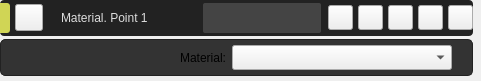
<?xml version="1.0" encoding="UTF-8"?>
<ui version="4.0">
 <class>FormDrawMaterialPointCard</class>
 <widget class="QWidget" name="FormDrawMaterialPointCard">
  <property name="geometry">
   <rect>
    <x>0</x>
    <y>0</y>
    <width>481</width>
    <height>81</height>
   </rect>
  </property>
  <property name="sizePolicy">
   <sizepolicy hsizetype="Preferred" vsizetype="Preferred">
    <horstretch>0</horstretch>
    <verstretch>0</verstretch>
   </sizepolicy>
  </property>
  <property name="windowTitle">
   <string>Form</string>
  </property>
  <property name="styleSheet">
   <string notr="true">/*Colores primarios*/
/* 
gris oscuro #222222 #333333 #444444
gris claro #999999 #DDDDDD
verde claro #C8CC8E
vinotinto #742427
*/
/*Colores secundarios */
/* 
Azules #36C9C6 #00BDB9 #77ACA2
rojos #910D3F #C70039 #F94646
naranjas #D34E24 #F28123 #F7F052
*/

/* Funetes/*

/*
italic: font: italic 9pt &quot;Ubuntu&quot;;
regular: font: 9pt &quot;Ubuntu&quot;;
light: font: 300 9pt &quot;Ubuntu&quot;;
medium: font: 500 9pt &quot;Ubuntu&quot;;
bold: font: 700 9pt &quot;Ubuntu&quot;;
*/

/****************************************************************************************************************************************************/


QLabel#label_cardNameMaterialPoint{
font: 500 9pt &quot;Ubuntu&quot;;
color: #DDDDDD;
margin-left: 10px;
}

QFrame#frame_card{
background: #222222;
border-radius:4px
}
QFrame#frame_color{
background: #D0D555;
border-top-right-radius:3px;
border-bottom-right-radius: 3px
}


QToolButton[style_material_point_card_button=&quot;1&quot;]{
background-color: transparent;
border: 1px solid #222222;
border-radius: 3px ;
}

QToolButton[style_material_point_card_button=&quot;1&quot;]:hover{ 
background-color: #444444;
}

QToolButton[style_material_point_card_button=&quot;1&quot;]:pressed{
border-top: 2px solid #222222;
border-left: 2px solid #222222;
}  


QLineEdit#lineEdit_nameMaterialPoint{
font: 9pt &quot;Ubuntu&quot;;
color: #DDDDDD;
background-color: #444444;
border-radius: 2px ;
padding-right: 6px;
padding-left: 6px;

}



QFrame#frame_edit{
background: #333333;
border: 1px solid #222222;
border-radius: 5px
}




/*◘◘◘◘◘◘◘◘◘◘◘◘◘◘◘◘◘◘           QLabel           ◘◘◘◘◘◘◘◘◘◘◘◘◘◘◘◘◘◘◘◘◘◘◘*/

QLabel[QLabelStyle=&quot;1&quot;] {
font: 700 9pt &quot;Ubuntu&quot;;
color: #DDDDDD;
}

QLabel[QLabelStyle=&quot;2&quot;] {
font: 500 9pt &quot;Ubuntu&quot;;
color: #DDDDDD;
}

QLabel[QLabelStyle=&quot;3&quot;] {
font: 300 9pt &quot;Ubuntu&quot;;
color: #DDDDDD;
}



/*◘◘◘◘◘◘◘◘◘◘◘◘◘◘◘◘◘◘           QComboBox            ◘◘◘◘◘◘◘◘◘◘◘◘◘◘◘◘◘◘◘◘◘◘◘*/
QComboBox[QComboBoxStyle=&quot;1&quot;] {
    border: none;
    background-color: #444444;
	color: #DDDDDD;
    border-radius: 2px;
    padding: 5px;
	font:  9pt &quot;Ubuntu&quot;;
    selection-background-color: #808080;
}
QComboBox[QComboBoxStyle=&quot;1&quot;] QAbstractItemView {
    border: none;
    background-color: #404040;
    color: white;
    selection-background-color: #808080;
    font: 700 9pt &quot;Ubuntu&quot;;
}



QComboBox[QComboBoxStyle=&quot;2&quot;] {
    border: none;
    background-color: transparent;
	color: #DDDDDD;
    border-radius: 2px;
    padding: 5px;
	font:  9pt &quot;Ubuntu&quot;;
    selection-background-color: #808080;
}

QComboBox[QComboBoxStyle=&quot;2&quot;]::down-arrow {
    /* Para ocultar la flecha de selección */
    width: 0;
    height: 0;
    padding: 0;
    border: none;
}


</string>
  </property>
  <layout class="QVBoxLayout" name="verticalLayout">
   <property name="spacing">
    <number>3</number>
   </property>
   <property name="leftMargin">
    <number>0</number>
   </property>
   <property name="topMargin">
    <number>0</number>
   </property>
   <property name="rightMargin">
    <number>8</number>
   </property>
   <property name="bottomMargin">
    <number>5</number>
   </property>
   <item>
    <widget class="QFrame" name="frame_card">
     <property name="sizePolicy">
      <sizepolicy hsizetype="Preferred" vsizetype="Fixed">
       <horstretch>0</horstretch>
       <verstretch>0</verstretch>
      </sizepolicy>
     </property>
     <property name="minimumSize">
      <size>
       <width>0</width>
       <height>0</height>
      </size>
     </property>
     <property name="maximumSize">
      <size>
       <width>16777215</width>
       <height>16777215</height>
      </size>
     </property>
     <property name="frameShape">
      <enum>QFrame::StyledPanel</enum>
     </property>
     <property name="frameShadow">
      <enum>QFrame::Raised</enum>
     </property>
     <layout class="QHBoxLayout" name="horizontalLayout">
      <property name="spacing">
       <number>5</number>
      </property>
      <property name="leftMargin">
       <number>0</number>
      </property>
      <property name="topMargin">
       <number>3</number>
      </property>
      <property name="rightMargin">
       <number>0</number>
      </property>
      <property name="bottomMargin">
       <number>3</number>
      </property>
      <item>
       <widget class="QFrame" name="frame_color">
        <property name="minimumSize">
         <size>
          <width>10</width>
          <height>30</height>
         </size>
        </property>
        <property name="maximumSize">
         <size>
          <width>10</width>
          <height>30</height>
         </size>
        </property>
        <property name="frameShape">
         <enum>QFrame::StyledPanel</enum>
        </property>
        <property name="frameShadow">
         <enum>QFrame::Raised</enum>
        </property>
       </widget>
      </item>
      <item>
       <widget class="QToolButton" name="toolButton_colorMaterialPoint">
        <property name="text">
         <string/>
        </property>
        <property name="icon">
         <iconset>
          <normaloff>../resources/iconos/iconos_menu_draw_mesh/colo_picker.svg</normaloff>../resources/iconos/iconos_menu_draw_mesh/colo_picker.svg</iconset>
        </property>
        <property name="iconSize">
         <size>
          <width>20</width>
          <height>20</height>
         </size>
        </property>
        <property name="arrowType">
         <enum>Qt::NoArrow</enum>
        </property>
        <property name="style_material_point_card_button" stdset="0">
         <string>1</string>
        </property>
       </widget>
      </item>
      <item>
       <widget class="QLabel" name="label_cardNameMaterialPoint">
        <property name="sizePolicy">
         <sizepolicy hsizetype="Fixed" vsizetype="Preferred">
          <horstretch>0</horstretch>
          <verstretch>0</verstretch>
         </sizepolicy>
        </property>
        <property name="minimumSize">
         <size>
          <width>150</width>
          <height>0</height>
         </size>
        </property>
        <property name="maximumSize">
         <size>
          <width>160</width>
          <height>16777215</height>
         </size>
        </property>
        <property name="text">
         <string>Material. Point 1</string>
        </property>
        <property name="alignment">
         <set>Qt::AlignLeading|Qt::AlignLeft|Qt::AlignVCenter</set>
        </property>
       </widget>
      </item>
      <item>
       <widget class="QLineEdit" name="lineEdit_nameMaterialPoint">
        <property name="sizePolicy">
         <sizepolicy hsizetype="Fixed" vsizetype="Preferred">
          <horstretch>0</horstretch>
          <verstretch>0</verstretch>
         </sizepolicy>
        </property>
        <property name="minimumSize">
         <size>
          <width>0</width>
          <height>0</height>
         </size>
        </property>
        <property name="maximumSize">
         <size>
          <width>160</width>
          <height>16777215</height>
         </size>
        </property>
        <property name="text">
         <string/>
        </property>
       </widget>
      </item>
      <item>
       <spacer name="horizontalSpacer">
        <property name="orientation">
         <enum>Qt::Horizontal</enum>
        </property>
        <property name="sizeHint" stdset="0">
         <size>
          <width>40</width>
          <height>20</height>
         </size>
        </property>
       </spacer>
      </item>
      <item>
       <widget class="QToolButton" name="toolButton_okMaterialPoint">
        <property name="sizePolicy">
         <sizepolicy hsizetype="Fixed" vsizetype="Maximum">
          <horstretch>0</horstretch>
          <verstretch>0</verstretch>
         </sizepolicy>
        </property>
        <property name="minimumSize">
         <size>
          <width>25</width>
          <height>25</height>
         </size>
        </property>
        <property name="maximumSize">
         <size>
          <width>25</width>
          <height>25</height>
         </size>
        </property>
        <property name="font">
         <font>
          <family>Ubuntu</family>
          <pointsize>7</pointsize>
         </font>
        </property>
        <property name="styleSheet">
         <string notr="true"/>
        </property>
        <property name="text">
         <string/>
        </property>
        <property name="icon">
         <iconset>
          <normaloff>../resources/iconos/iconos_generales/ok.svg</normaloff>../resources/iconos/iconos_generales/ok.svg</iconset>
        </property>
        <property name="iconSize">
         <size>
          <width>15</width>
          <height>15</height>
         </size>
        </property>
        <property name="toolButtonStyle">
         <enum>Qt::ToolButtonIconOnly</enum>
        </property>
        <property name="style_material_point_card_button" stdset="0">
         <number>1</number>
        </property>
       </widget>
      </item>
      <item>
       <widget class="QToolButton" name="toolButton_exitMaterialPoint">
        <property name="sizePolicy">
         <sizepolicy hsizetype="Fixed" vsizetype="Maximum">
          <horstretch>0</horstretch>
          <verstretch>0</verstretch>
         </sizepolicy>
        </property>
        <property name="minimumSize">
         <size>
          <width>25</width>
          <height>25</height>
         </size>
        </property>
        <property name="maximumSize">
         <size>
          <width>25</width>
          <height>25</height>
         </size>
        </property>
        <property name="font">
         <font>
          <family>Ubuntu</family>
          <pointsize>7</pointsize>
         </font>
        </property>
        <property name="styleSheet">
         <string notr="true"/>
        </property>
        <property name="text">
         <string/>
        </property>
        <property name="icon">
         <iconset>
          <normaloff>../resources/iconos/iconos_generales/exit_2.svg</normaloff>../resources/iconos/iconos_generales/exit_2.svg</iconset>
        </property>
        <property name="iconSize">
         <size>
          <width>15</width>
          <height>15</height>
         </size>
        </property>
        <property name="toolButtonStyle">
         <enum>Qt::ToolButtonIconOnly</enum>
        </property>
        <property name="style_material_point_card_button" stdset="0">
         <number>1</number>
        </property>
       </widget>
      </item>
      <item>
       <widget class="QToolButton" name="toolButton_editMaterialPoint">
        <property name="sizePolicy">
         <sizepolicy hsizetype="Fixed" vsizetype="Maximum">
          <horstretch>0</horstretch>
          <verstretch>0</verstretch>
         </sizepolicy>
        </property>
        <property name="minimumSize">
         <size>
          <width>25</width>
          <height>25</height>
         </size>
        </property>
        <property name="maximumSize">
         <size>
          <width>25</width>
          <height>25</height>
         </size>
        </property>
        <property name="font">
         <font>
          <family>Ubuntu</family>
          <pointsize>7</pointsize>
         </font>
        </property>
        <property name="styleSheet">
         <string notr="true"/>
        </property>
        <property name="text">
         <string/>
        </property>
        <property name="icon">
         <iconset>
          <normaloff>../resources/iconos/iconos_generales/edit.svg</normaloff>../resources/iconos/iconos_generales/edit.svg</iconset>
        </property>
        <property name="iconSize">
         <size>
          <width>15</width>
          <height>15</height>
         </size>
        </property>
        <property name="toolButtonStyle">
         <enum>Qt::ToolButtonIconOnly</enum>
        </property>
        <property name="style_material_point_card_button" stdset="0">
         <number>1</number>
        </property>
       </widget>
      </item>
      <item>
       <widget class="QToolButton" name="toolButton_showHideMaterialPoint">
        <property name="sizePolicy">
         <sizepolicy hsizetype="Fixed" vsizetype="Maximum">
          <horstretch>25</horstretch>
          <verstretch>25</verstretch>
         </sizepolicy>
        </property>
        <property name="minimumSize">
         <size>
          <width>25</width>
          <height>25</height>
         </size>
        </property>
        <property name="maximumSize">
         <size>
          <width>25</width>
          <height>25</height>
         </size>
        </property>
        <property name="font">
         <font>
          <family>Ubuntu</family>
          <pointsize>7</pointsize>
         </font>
        </property>
        <property name="styleSheet">
         <string notr="true"/>
        </property>
        <property name="text">
         <string/>
        </property>
        <property name="icon">
         <iconset>
          <normaloff>../resources/iconos/iconos_menu_draw_mesh/view.svg</normaloff>../resources/iconos/iconos_menu_draw_mesh/view.svg</iconset>
        </property>
        <property name="iconSize">
         <size>
          <width>15</width>
          <height>15</height>
         </size>
        </property>
        <property name="toolButtonStyle">
         <enum>Qt::ToolButtonIconOnly</enum>
        </property>
        <property name="style_material_point_card_button" stdset="0">
         <number>1</number>
        </property>
       </widget>
      </item>
      <item>
       <widget class="QToolButton" name="toolButton_closeMaterialPoint">
        <property name="sizePolicy">
         <sizepolicy hsizetype="Fixed" vsizetype="Maximum">
          <horstretch>0</horstretch>
          <verstretch>0</verstretch>
         </sizepolicy>
        </property>
        <property name="minimumSize">
         <size>
          <width>25</width>
          <height>25</height>
         </size>
        </property>
        <property name="maximumSize">
         <size>
          <width>25</width>
          <height>25</height>
         </size>
        </property>
        <property name="font">
         <font>
          <family>Ubuntu</family>
          <pointsize>7</pointsize>
         </font>
        </property>
        <property name="styleSheet">
         <string notr="true"/>
        </property>
        <property name="text">
         <string/>
        </property>
        <property name="icon">
         <iconset>
          <normaloff>../resources/iconos/iconos_consola/exit.svg</normaloff>../resources/iconos/iconos_consola/exit.svg</iconset>
        </property>
        <property name="iconSize">
         <size>
          <width>15</width>
          <height>15</height>
         </size>
        </property>
        <property name="toolButtonStyle">
         <enum>Qt::ToolButtonIconOnly</enum>
        </property>
        <property name="style_material_point_card_button" stdset="0">
         <number>1</number>
        </property>
       </widget>
      </item>
     </layout>
    </widget>
   </item>
   <item>
    <widget class="QFrame" name="frame_edit">
     <property name="frameShape">
      <enum>QFrame::StyledPanel</enum>
     </property>
     <property name="frameShadow">
      <enum>QFrame::Raised</enum>
     </property>
     <layout class="QHBoxLayout" name="horizontalLayout_2">
      <property name="leftMargin">
       <number>5</number>
      </property>
      <property name="topMargin">
       <number>5</number>
      </property>
      <property name="rightMargin">
       <number>20</number>
      </property>
      <property name="bottomMargin">
       <number>5</number>
      </property>
      <item>
       <widget class="QLabel" name="label_textPointMaterialProperty">
        <property name="minimumSize">
         <size>
          <width>80</width>
          <height>0</height>
         </size>
        </property>
        <property name="text">
         <string>Material:</string>
        </property>
        <property name="alignment">
         <set>Qt::AlignRight|Qt::AlignTrailing|Qt::AlignVCenter</set>
        </property>
        <property name="QLabelStyle" stdset="0">
         <number>3</number>
        </property>
       </widget>
      </item>
      <item>
       <widget class="QComboBox" name="comboBox_PointMaterialProperty">
        <property name="minimumSize">
         <size>
          <width>0</width>
          <height>25</height>
         </size>
        </property>
        <property name="focusPolicy">
         <enum>Qt::WheelFocus</enum>
        </property>
        <property name="QComboBoxStyle" stdset="0">
         <number>1</number>
        </property>
       </widget>
      </item>
     </layout>
    </widget>
   </item>
  </layout>
 </widget>
 <resources/>
 <connections/>
</ui>
